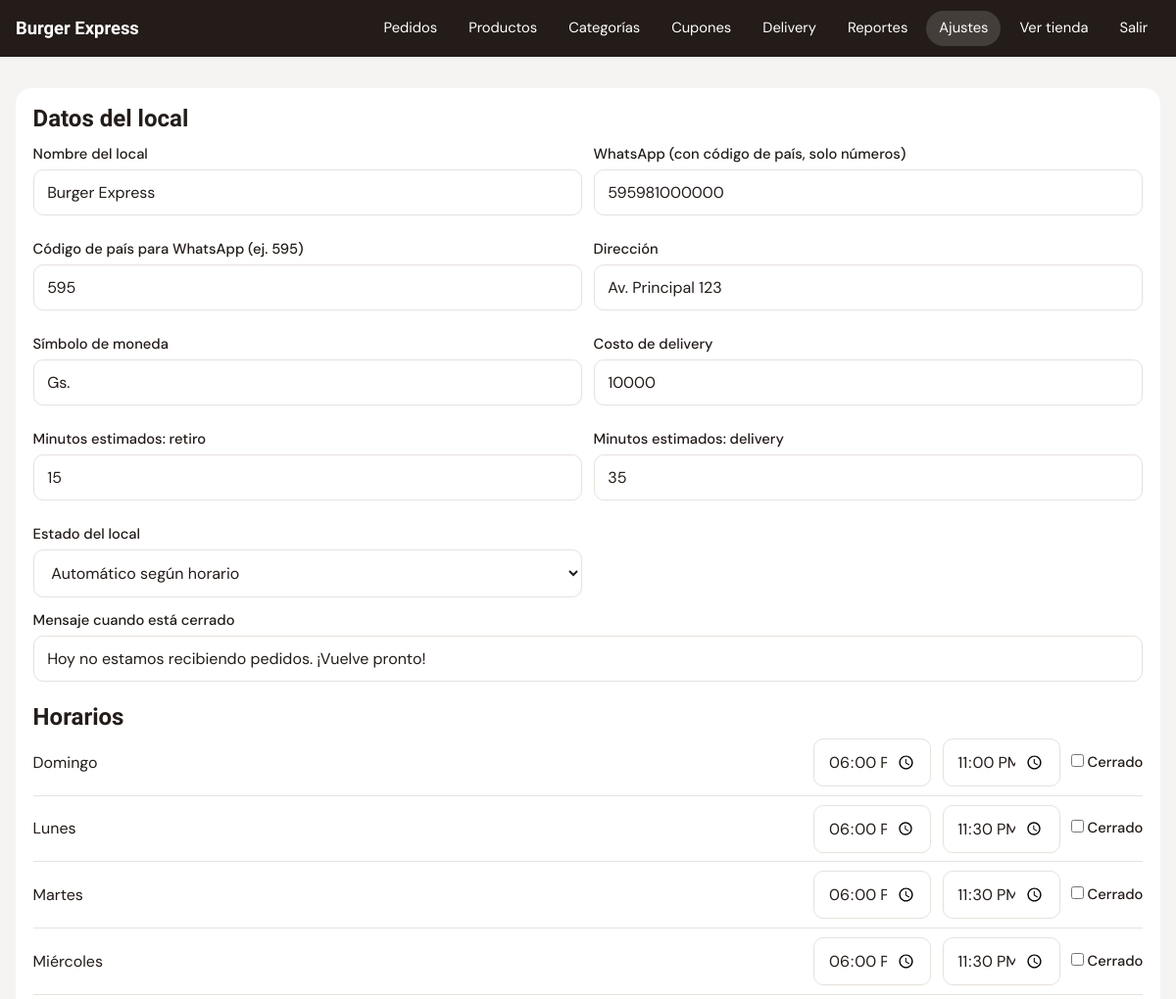
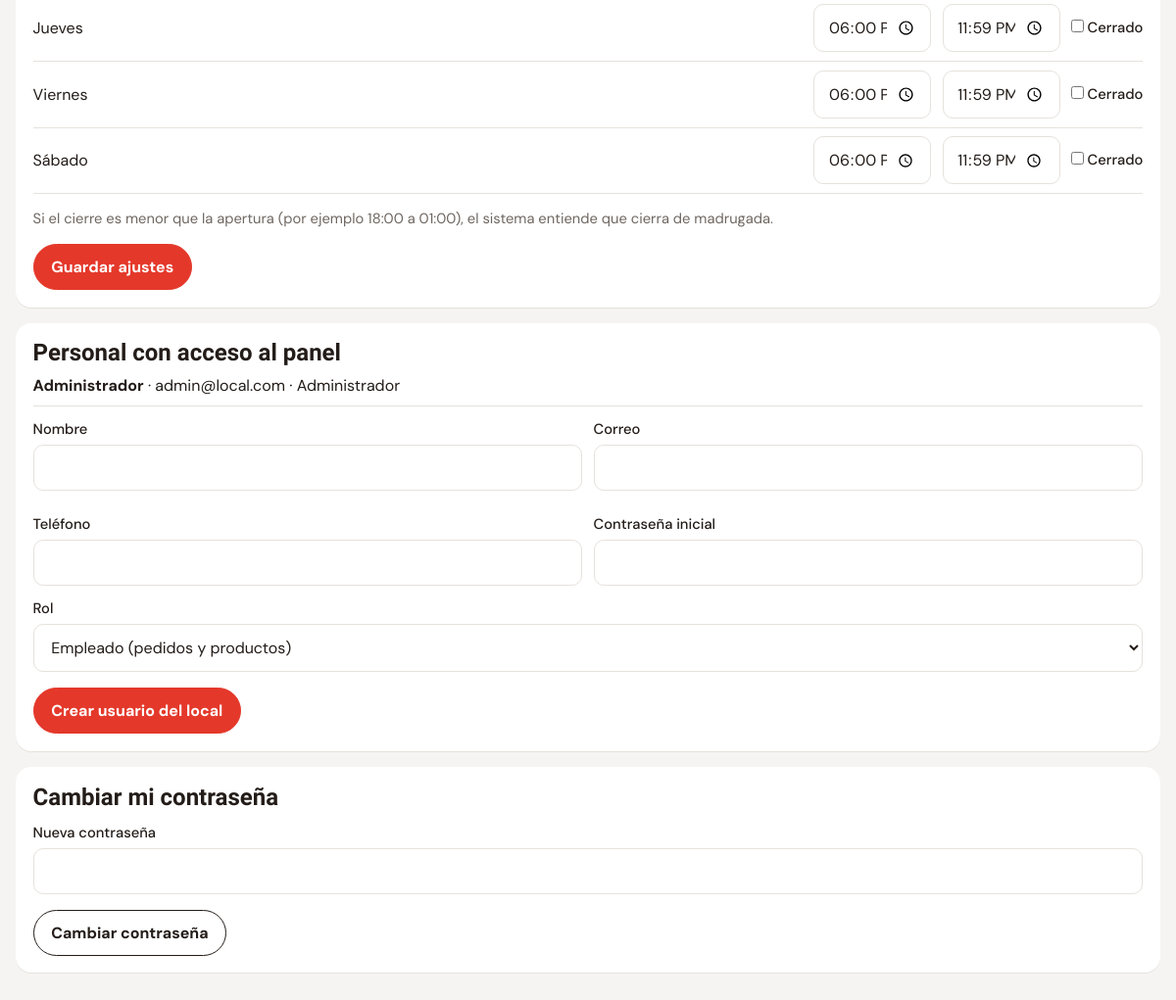
The page /admin/ajustes.php (signed in) on the database its author committed (2 pictures, top to bottom).
### tables this page shows
CREATE TABLE horarios (
  dia TINYINT PRIMARY KEY,            
  abre TIME NOT NULL,
  cierra TIME NOT NULL,
  cerrado TINYINT(1) NOT NULL DEFAULT 0
);

CREATE TABLE usuarios (
  id INT AUTO_INCREMENT PRIMARY KEY,
  nombre VARCHAR(80) NOT NULL,
  email VARCHAR(120) NOT NULL UNIQUE,
  telefono VARCHAR(30) NOT NULL,
  password VARCHAR(255) NOT NULL,
  rol ENUM('cliente','empleado','admin') NOT NULL DEFAULT 'cliente',
  creado TIMESTAMP DEFAULT CURRENT_TIMESTAMP
);

### includes/functions.php (called while the page is built, shortened)
<?php
function db(): PDO {
    static $pdo;
    if (!$pdo) {
        $pdo = new PDO('mysql:host=' . DB_HOST . ';dbname=' . DB_NAME . ';charset=utf8mb4', DB_USER, DB_PASS, [
            PDO::ATTR_ERRMODE => PDO::ERRMODE_EXCEPTION,
            PDO::ATTR_DEFAULT_FETCH_MODE => PDO::FETCH_ASSOC,
        ]);
        $pdo->exec("SET time_zone = '" . (new DateTime())->format('P') . "'");
    }
    return $pdo;
}
function e($s): string { return htmlspecialchars((string)$s, ENT_QUOTES, 'UTF-8'); }
function cfg(string $k, string $d = ''): string {
    static $c;
    if ($c === null) $c = db()->query("SELECT clave, valor FROM configuracion")->fetchAll(PDO::FETCH_KEY_PAIR);
    return $c[$k] ?? $d;
}

### admin/ajustes.php (the view, shortened to what this page needs)
<?php
require_once __DIR__ . '/_layout.php';
$pdo = db();
$hs = $pdo->query("SELECT * FROM horarios ORDER BY dia")->fetchAll();
$staff = $pdo->query("SELECT id,nombre,email,rol FROM usuarios WHERE rol IN ('admin','empleado') ORDER BY rol, nombre")->fetchAll();
adm_head('Ajustes', 'ajustes'); ?>
<form method="post" class="card">
  <h2>Datos del local</h2>
  <div class="two">
    <label>Nombre del local<input name="nombre_local" value="<?= e(cfg('nombre_local')) ?>" required></label>
    <label>WhatsApp (con código de país, solo números)<input name="whatsapp" value="<?= e(cfg('whatsapp')) ?>" inputmode="numeric"></label>
    <label>Código de país para WhatsApp (ej. 595)<input name="codigo_pais" value="<?= e(cfg('codigo_pais', '595')) ?>" inputmode="numeric" maxlength="4"></label>
    <label>Dirección<input name="direccion" value="<?= e(cfg('direccion')) ?>"></label>
    <label>Símbolo de moneda<input name="moneda" value="<?= e(cfg('moneda')) ?>" maxlength="6"></label>
    <label>Costo de delivery<input type="number" min="0" name="costo_delivery" value="<?= e(cfg('costo_delivery')) ?>"></label>
    <label>Minutos estimados: retiro<input type="number" min="1" name="tiempo_retiro" value="<?= e(cfg('tiempo_retiro')) ?>"></label>
    <label>Minutos estimados: delivery<input type="number" min="1" name="tiempo_delivery" value="<?= e(cfg('tiempo_delivery')) ?>"></label>
    <label>Estado del local<select name="modo">
      <option value="auto" <?= cfg('modo') === 'auto' ? 'selected' : '' ?>>Automático según horario</option>
    </select></label>
  </div>
  <label>Mensaje cuando está cerrado<input name="mensaje_cierre" value="<?= e(cfg('mensaje_cierre')) ?>"></label>
  <h2 style="margin-top:1.4rem">Horarios</h2>
  <?php foreach ($hs as $h): ?>
    <div class="line"><span class="nm"><?= DIAS[$h['dia']] ?></span>
      <input type="time" name="abre<?= $h['dia'] ?>" value="<?= substr($h['abre'], 0, 5) ?>" style="width:120px;margin:0" aria-label="Abre <?= DIAS[$h['dia']] ?>">
      <input type="time" name="cierra<?= $h['dia'] ?>" value="<?= substr($h['cierra'], 0, 5) ?>" style="width:120px;margin:0" aria-label="Cierra <?= DIAS[$h['dia']] ?>">
      <label style="margin:0"><input type="checkbox" name="cerrado<?= $h['dia'] ?>" <?= $h['cerrado'] ? 'checked' : '' ?>> Cerrado</label></div>
  <?php endforeach; ?>
  <p class="muted">Si el cierre es menor que la apertura (por ejemplo 18:00 a 01:00), el sistema entiende que cierra de madrugada.</p>
  <button class="btn btn-primary" type="submit">Guardar ajustes</button>
</form>
<section class="card">
  <h2>Personal con acceso al panel</h2>
  <?php foreach ($staff as $s): ?>
    <div class="line"><span class="nm"><b><?= e($s['nombre']) ?></b> · <?= e($s['email']) ?> · <?= $s['rol'] === 'admin' ? 'Administrador' : 'Empleado' ?></span>
      <?php if ($s['id'] != user()['id']): ?>
      <form method="post" class="inline" onsubmit="return confirm('¿Quitar acceso?')"><input type="hidden" name="csrf" value="<?= csrf() ?>"><input type="hidden" name="accion" value="quitar"><input type="hidden" name="id" value="<?= $s['id'] ?>">
        <button class="btn btn-small btn-danger">Quitar acceso</button></form><?php endif; ?></div>
  <?php endforeach; ?>
  <form method="post"><input type="hidden" name="csrf" value="<?= csrf() ?>"><input type="hidden" name="accion" value="empleado">
    <div class="two"><label>Nombre<input name="nombre" required></label><label>Correo<input type="email" name="email" required></label>
      <label>Teléfono<input name="telefono"></label><label>Contraseña inicial<input type="password" name="password" minlength="6" required></label></div>
    <label>Rol<select name="rol"><option value="empleado">Empleado (pedidos y productos)</option><option value="admin">Administrador (todo)</option></select></label>
    <button class="btn btn-primary" style="margin-top:1rem">Crear usuario del local</button>
  </form>
</section>
<form method="post" class="card"><h2>Cambiar mi contraseña</h2>
  <label>Nueva contraseña<input type="password" name="password" minlength="6" required autocomplete="new-password"></label>
  <button class="btn" style="margin-top:1rem">Cambiar contraseña</button>
</form>

### assets/css/style.css (style rules this page uses)
:root { --ketchup:#E4382A; --ketchup-d:#B92A1F; --mustard:#FFB81C; --pickle:#2E8B57; --ink:#231C18; --muted:#6F6761; --line:#E6E2DD; --bg:#F5F4F2; --card:#fff; --r:16px; --r-s:10px; font-family:'DM Sans',system-ui,sans-serif; color:var(--ink); }
* { box-sizing:border-box }
html { scroll-behavior:smooth;scroll-padding-top:130px }
body { margin:0;background:var(--bg);line-height:1.45;padding-bottom:env(safe-area-inset-bottom) }
h1,h2,h3,.brand { font-family:'Bricolage Grotesque',sans-serif;margin:0;line-height:1.1 }
.muted { color:var(--muted);font-size:.92rem }
.btn { display:inline-flex;align-items:center;justify-content:center;gap:.4rem;border:1.5px solid var(--ink);background:#fff;color:var(--ink); padding:.75rem 1.1rem;border-radius:999px;font:700 1rem 'DM Sans',sans-serif;cursor:pointer;text-decoration:none;min-height:46px }
.btn-primary { background:var(--ketchup);border-color:var(--ketchup);color:#fff }
label { display:block;font-weight:500;font-size:.92rem;margin:.8rem 0 0 }
input,select,textarea { display:block;width:100%;margin-top:.3rem;padding:.75rem .85rem;border:1.5px solid var(--line);border-radius:var(--r-s); font:400 1rem 'DM Sans',sans-serif;background:#fff;color:var(--ink) }
input[type=checkbox],input[type=radio] { display:inline-block;width:auto;margin:0 }
.card { background:var(--card);border-radius:var(--r);padding:1.1rem;margin:1rem 0;box-shadow:0 1px 0 var(--line) }
.line { display:flex;justify-content:space-between;align-items:center;gap:.7rem;padding:.55rem 0;border-bottom:1px solid var(--line) }
.line .nm { flex:1 }
.two { display:grid;grid-template-columns:1fr 1fr;gap:.7rem }

### rows shown on the page
horarios: dia "Domingo", abre "18:00", cierra "23:00"
horarios: dia "Lunes", abre "18:00", cierra "23:30"
horarios: dia "Martes", abre "18:00", cierra "23:30"
horarios: dia "Miércoles", abre "18:00", cierra "23:30"
horarios: dia "Jueves", abre "18:00", cierra "23:59"
horarios: dia "Viernes", abre "18:00", cierra "23:59"
horarios: dia "Sábado", abre "18:00", cierra "23:59"
usuarios: nombre "Administrador", email "admin@local.com", rol "Administrador"

### other values the page prints
cfg('nombre_local') "Burger Express"
$lbl "Pedidos"
$lbl "Productos"
$lbl "Categorías"
$lbl "Cupones"
$lbl "Delivery"
$lbl "Reportes"
$lbl "Ajustes"
